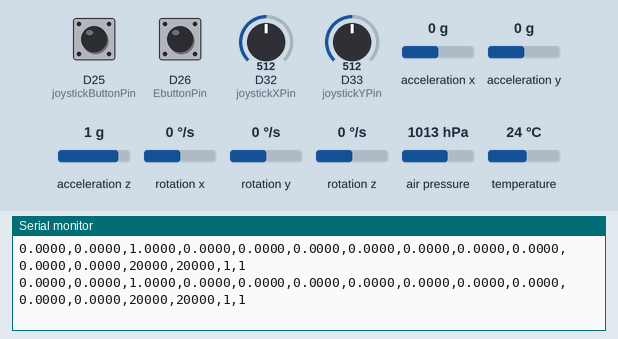
Recording of a sketch running on a simulated Arduino Due. Parts: the last lines printed to the serial monitor. The test bench sets the inputs (shaded band); at power-on: acceleration z 1 g, acceleration x 0 g, D32 (joystickXPin) = 512, D33 (joystickYPin) = 512, D25 (joystickButtonPin) HIGH, D26 (EbuttonPin) HIGH, acceleration y 0 g, rotation x 0 °/s, rotation y 0 °/s, rotation z 0 °/s, air pressure 1013 hPa, temperature 24 °C (analog values on the 0–1023 scale).

Above: at 3.3 s.
3.4 s: acceleration z set to 0 g
At 3.45 s:
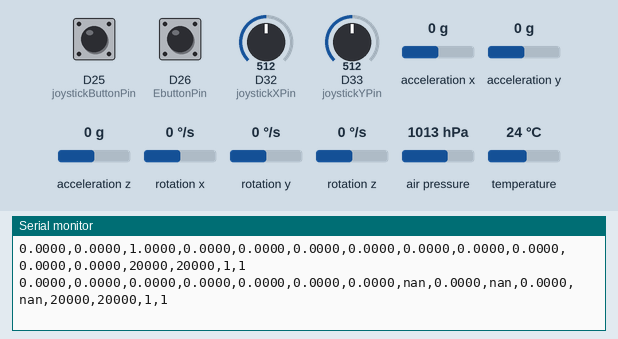
5.3 s: acceleration x set to -1.4 g
At 5.34 s:
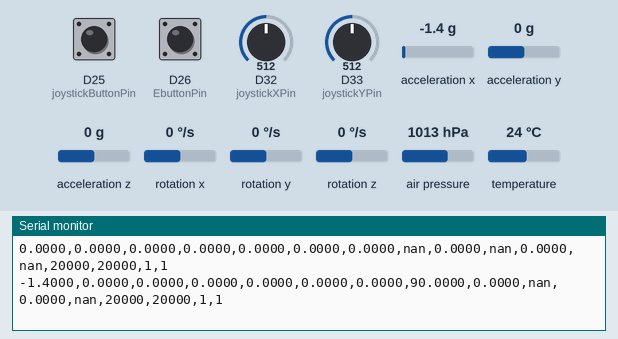
7.2 s: D32 (joystickXPin) set to 716
At 7.23 s:
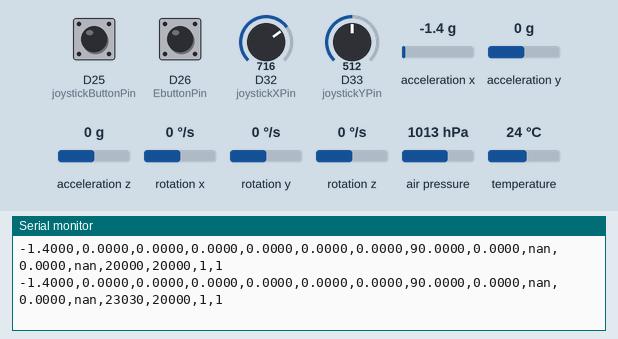
8.7 s: D33 (joystickYPin) set to 716
At 8.71 s:
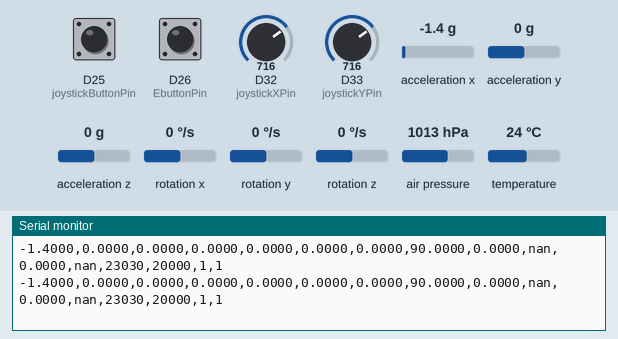
10.2 s: D25 (joystickButtonPin) pulled LOW for 0.15 s
At 10.25 s:
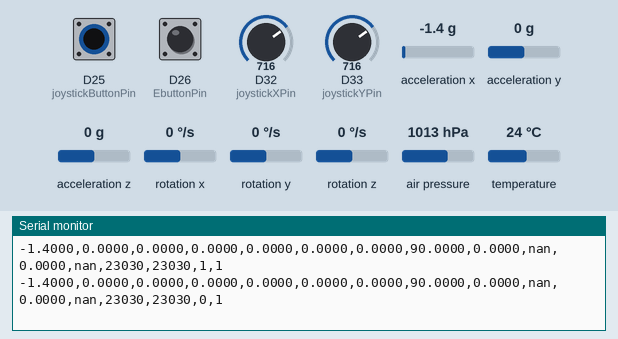
11.8 s: acceleration x set to 0 g
At 11.83 s:
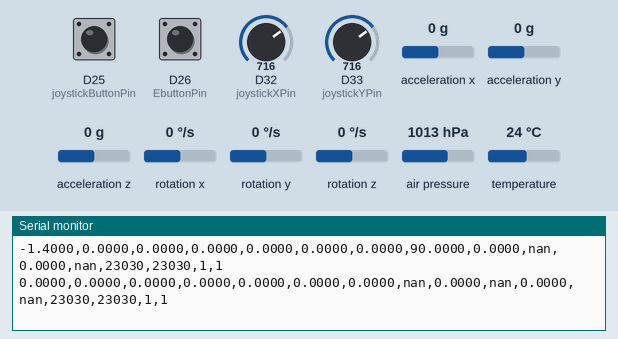

The sketch:

ST_Lab_03_esprog_kalman.ino
```cpp
#include <Wire.h>
#include <Adafruit_BMP280.h>
#include <MPU6050_light.h>
#include <Kalman.h> // Source: https://github.com/TKJElectronics/KalmanFilter

#define RESTRICT_PITCH // Comment out to restrict roll to ±90deg instead - please read: http://www.freescale.com/files/sensors/doc/app_note/AN3461.pdf

Kalman kalmanX; // Create the Kalman instances
Kalman kalmanY;

double compAngleX, compAngleY; // Calculated angle using a complementary filter
double kalAngleX, kalAngleY; // Calculated angle using a Kalman filter


MPU6050 mpu(Wire);
Adafruit_BMP280 bmp;

const int joystickXPin = 32;
const int joystickYPin = 33;
const int joystickButtonPin = 25;
const int EbuttonPin = 26;

float temperature = 0.0;
float pressure = 0.0;
long timer = 0;
long print_timer =0;
float accX = 0.0;
float accY = 0.0;
float accZ = 0.0;
float gyroX = 0.0;
float gyroY = 0.0;
float gyroZ = 0.0;

void setup() {
  Serial.begin(115200);
  Wire.begin();
  if (!bmp.begin(0x77)) {
    //Serial.println("BMP280 Sensor error");
    while (1);
  }

  pinMode(joystickButtonPin, INPUT_PULLUP);
  pinMode(EbuttonPin, INPUT_PULLUP);
  analogReadResolution(10);  // 10-Bit-Auflösung für ADC

  byte status = mpu.begin();
  //Serial.print(F("MPU6050 status: "));
  //Serial.println(status);
  while(status!=0){ } // stop everything if could not connect to MPU6050

  //Serial.println(F("Calculating offsets, do not move MPU6050"));
  delay(1000);
  mpu.calcOffsets(true,true); // gyro and accelero
  delay(100);
  mpu.update();
  accX = mpu.getAccX();
  accY = mpu.getAccY();
  accZ = mpu.getAccZ();

  // Source: http://www.freescale.com/files/sensors/doc/app_note/AN3461.pdf eq. 25 and eq. 26
  // atan2 outputs the value of -π to π (radians) - see http://en.wikipedia.org/wiki/Atan2
  // It is then converted from radians to degrees
  double roll  = atan2(accY, accZ) * RAD_TO_DEG;
  double pitch = atan(-accX / sqrt(accY * accY + accZ * accZ)) * RAD_TO_DEG;

  kalmanX.setAngle(roll); // set start angle
  kalmanY.setAngle(pitch);
  compAngleX = roll; // initial values for complementary filter
  compAngleY = pitch;

  timer = micros();
}

void loop() {
  float temperature = bmp.readTemperature();
  float pressure = bmp.readPressure();
  mpu.update();
  accX = mpu.getAccX();
  accY = mpu.getAccY();
  accZ = mpu.getAccZ();
  gyroX = mpu.getGyroX();
  gyroY = mpu.getGyroY();
  gyroZ = mpu.getGyroZ();
  int joystickX = analogRead(joystickXPin);
  int joystickY = analogRead(joystickYPin);
  int joystickButton = digitalRead(joystickButtonPin);
  int emergencyButton = digitalRead(EbuttonPin);

  double dt = (double)(micros() - timer) / 1000000; // Calculate delta time
  timer = micros();

  // Source: http://www.freescale.com/files/sensors/doc/app_note/AN3461.pdf eq. 25 and eq. 26
  // atan2 outputs the value of -π to π (radians) - see http://en.wikipedia.org/wiki/Atan2
  // It is then converted from radians to degrees
  double roll  = atan2(accY, accZ) * RAD_TO_DEG;
  double pitch = atan(-accX / sqrt(accY * accY + accZ * accZ)) * RAD_TO_DEG;

  // Calculate roll angle
  if ((roll < -90 && kalAngleX > 90) || (roll > 90 && kalAngleX < -90)) {
    kalmanX.setAngle(roll);
    compAngleX = roll;
    kalAngleX = roll;
  } else {
    kalAngleX = kalmanX.getAngle(roll, gyroX, dt); // Calculate the angle using a Kalman filter
  }

  // Calculate pitch angle
  if (abs(kalAngleX) > 90){
    gyroY = -gyroY; // Invert rate, so it fits the restricted accelerometer reading
  }
  kalAngleY = kalmanY.getAngle(pitch, gyroY, dt);

  // Calculate the angles using a Complimentary filter
  compAngleX = 0.93 * (compAngleX + gyroX * dt) + 0.07 * roll;
  compAngleY = 0.93 * (compAngleY + gyroY * dt) + 0.07 * pitch;


  if(millis() - print_timer >= 50.0){

    Serial.print(accX, 4);Serial.print(",");
    Serial.print(accY, 4);Serial.print(",");
    Serial.print(accZ, 4);Serial.print(",");
    Serial.print(gyroX, 4);Serial.print(",");
    Serial.print(gyroY, 4);Serial.print(",");
    Serial.print(gyroZ, 4);Serial.print(",");

    //unfiltered data calculated from accelerometer
    Serial.print(roll, 4);Serial.print(",");
    Serial.print(pitch, 4);Serial.print(",");
    //kalman filtered data
    Serial.print(kalAngleX, 4);Serial.print(",");
    Serial.print(kalAngleY, 4);Serial.print(",");
    //complementary filter data
    Serial.print(compAngleX, 4);Serial.print(",");
    Serial.print(compAngleY, 4);Serial.print(",");

    Serial.print(joystickX, 4);Serial.print(",");
    Serial.print(joystickY, 4);Serial.print(",");
    Serial.print(joystickButton, 4);Serial.print(",");
    Serial.print(emergencyButton, 4);Serial.println("");
    print_timer = millis();
  }

  delay(2);
}
```

Measured:
- after the input at 3.4 s, the serial monitor: prints a new line at once (image 1)
- after the input at 5.3 s, the serial monitor: prints a new line at once (image 2)
- after the input at 7.2 s, the serial monitor: prints a new line at once (image 3)
- after the input at 10.2 s, the serial monitor: prints a new line at once (image 5)
- after the input at 11.8 s, the serial monitor: prints a new line at once (image 6)
